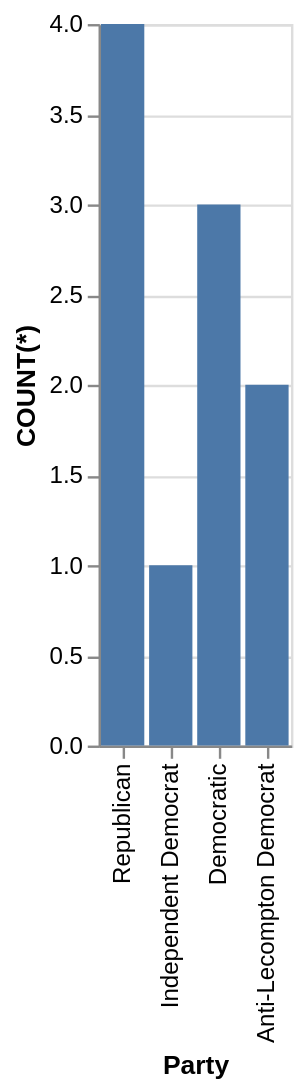

Source (Vega-Lite JSON):
### Vega-Lite specification from a JSON file in a GitHub repository (floating-point values rounded to 4 significant figures)
{"data": {"values": [{"x_data": "Republican", "y_data": 4}, {"x_data": "Independent Democrat", "y_data": 1}, {"x_data": "Democratic", "y_data": 3}, {"x_data": "Anti-Lecompton Democrat", "y_data": 2}]}, "mark": "bar", "encoding": {"x": {"field": "x_data", "type": "nominal", "title": "Party", "sort": "descending"}, "y": {"field": "y_data", "type": "quantitative", "title": "COUNT(*)"}}}
